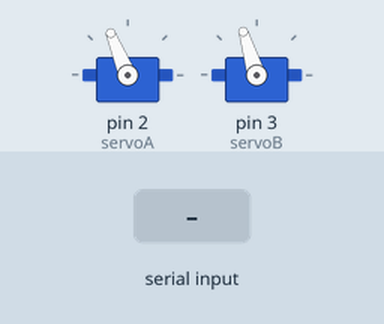
Recording of a sketch running on a simulated Arduino Uno, built with avr-gcc and run on an emulated ATmega328P. Parts: 2 × servo. The inputs (shaded band) are chosen by the test bench. What the sketch prints to the serial monitor is not drawn.

Above: at 1.2 s.
1.3 s: "0\n" received over Serial
At 1.9 s:
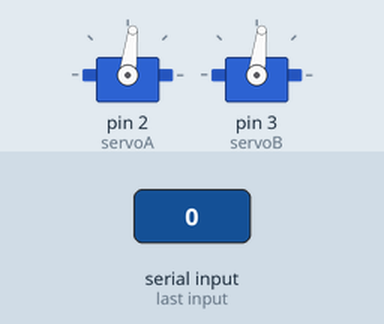
2.8 s: "90,45\n" received over Serial
At 4.0 s:
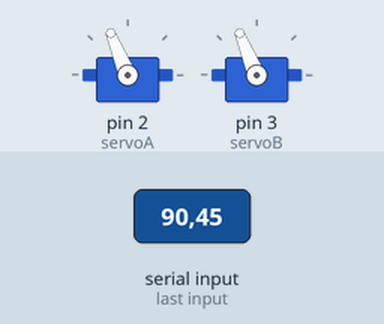
4.3 s: "b90\n" received over Serial
At 5.4 s:
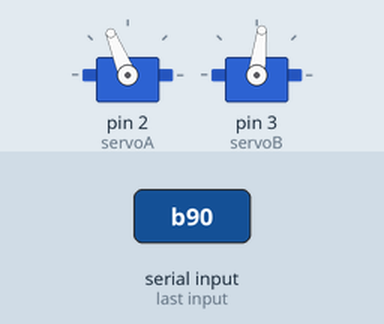
5.8 s: "30,150\n" received over Serial
At 6.5 s:
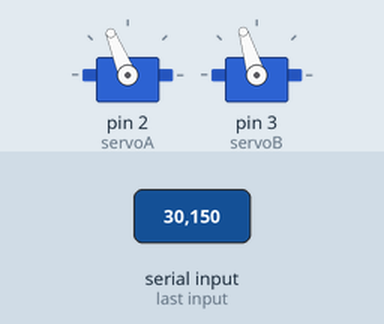
7.3 s: "1\n" received over Serial
At 7.7 s:
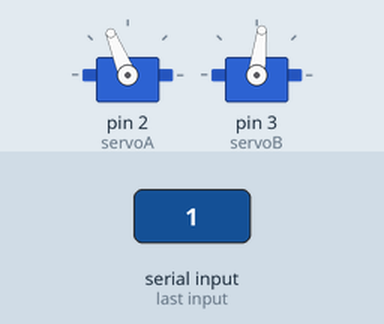
Timing chart, 0 to 9.8 s (numbered marks = the images above; inputs shaded):
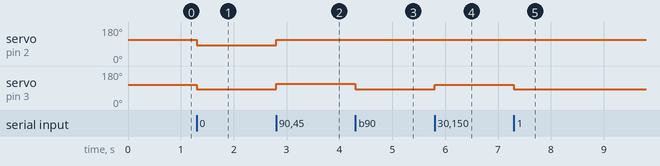

The sketch:

servo_valve_coffee.ino
```cpp
//0: open
//1023: closed
#include <Servo.h>

String inString = "0";
int val = 0;
int inChar = 0;
int cur_mot = 0;
int maxA = 1700;
int minA = 1400;
int maxB = 1650;
int minB = 1400;

Servo servoA;
Servo servoB;

void setup() {

  Serial.begin(115200);
  while (!Serial) {
    ;
  }

  Serial.println("Valve Beginning");
  Serial.println();

  // 245.1 hz
  //TCCR2B = TCCR2B & B11111000 | B00000110;
  // 30.64hz
  TCCR2B = TCCR2B & B11111000 | B00000111;

  servoA.attach(2);
  servoB.attach(3);

  servoA.writeMicroseconds(maxA);
  servoB.writeMicroseconds(maxB);


  val = inString.toInt();
}

void loop() {
  while (Serial.available() > 0) {
    inChar = Serial.read();
    if (isDigit(inChar)) {
      inString += (char)inChar;
    }

    if (inChar == 'a') {
      cur_mot = 0;
    }

    if (inChar == 'b') {
      cur_mot = 1;
    }

    if (inChar == '\n') {
      val = inString.toInt();     // scale it to use it with the servo (value between 0 and 180)
      if (cur_mot == 0) {
        if (val > maxA) { val = maxA; }
        if (val < minA) { val = minA; }
        servoA.writeMicroseconds(val);
      }
      if (cur_mot == 1)
        if (val > maxB) { val = maxB; }
        if (val < minB) { val = minB; }
        servoB.writeMicroseconds(val);
      inString = "";
    }
  }
}
```

Measured:
- after the input at 1.3 s, servo on pin 2 (servoA): 112° → 83° at once; servo on pin 3 (servoB): 107° → 83° at once
- after the input at 2.8 s, servo on pin 2 (servoA), servo on pin 3 (servoB): 83° → 112° at once
- after the input at 4.3 s, servo on pin 3 (servoB): 112° → 83° at once
- after the input at 5.8 s, servo on pin 3 (servoB): 83° → 107° at once
- after the input at 7.3 s, servo on pin 3 (servoB): 107° → 83° at once
